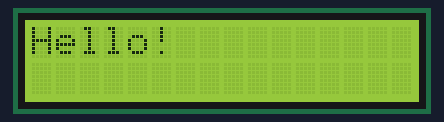
Bench run of a program on a simulated Raspberry Pi (BCM pin numbers). Parts: 16×2 character LCD.

Above: at 0.1 s.
At 5.1 s:
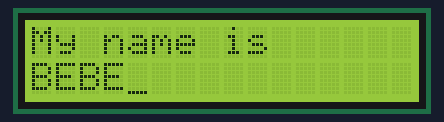
At 10.1 s:
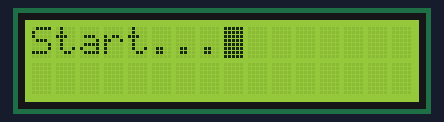
At 20.7 s:
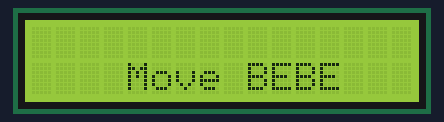
At 31.2 s:
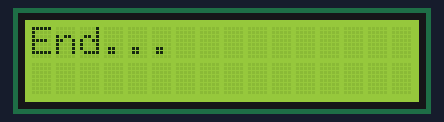
At 36.2 s:
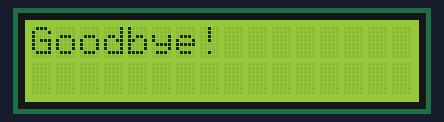

The program:

show_lcd.py
```python
import time
import Adafruit_CharLCD as LCD


# Raspberry Pi pin configuration:
lcd_rs        = 27
lcd_en        = 22
lcd_d4        = 25
lcd_d5        = 24
lcd_d6        = 23
lcd_d7        = 18
lcd_backlight = 4

# Define LCD column and row size for 16x2 LCD.
lcd_columns = 16
lcd_rows    = 2

# Initialize the LCD using the pins above.
lcd = LCD.Adafruit_CharLCD(lcd_rs, lcd_en, lcd_d4, lcd_d5, lcd_d6, lcd_d7,
                           lcd_columns, lcd_rows, lcd_backlight)

# Print message
lcd.message('Hello!')

time.sleep(5.0)

lcd.clear()
lcd.show_cursor(True)
lcd.message('My name is\nBEBE')

time.sleep(5.0)

lcd.clear()
lcd.blink(True)
lcd.message('Start...')

time.sleep(5.0)

lcd.show_cursor(False)
lcd.blink(False)

# Move message
for j in range(2):
    # Move right
    lcd.clear()
    message = 'Move BEBE'
    lcd.message(message)
    move_cnt = lcd_columns-len(message)+1
    for i in range(move_cnt):
        time.sleep(0.5)
        lcd.move_right()

    # create message
    lcd.clear()
    message = ''
    for i in range(14):
        message += ''
    message += '\n       Move BEBE'


    # move left
    lcd.message(message)
    for i in range(move_cnt):
        time.sleep(0.5)
        lcd.move_left()

lcd.clear()
lcd.message('End...')
time.sleep(5.0)

lcd.clear()
lcd.message('Goodbye!')

time.sleep(5.0)

lcd.clear()
```

Measured:
- what the display in image 1 shows lasts 5.0 s, from 5.1 s to 10.1 s
- what the display in image 3 shows lasts 0.5 s, from 20.6 s to 21.1 s
